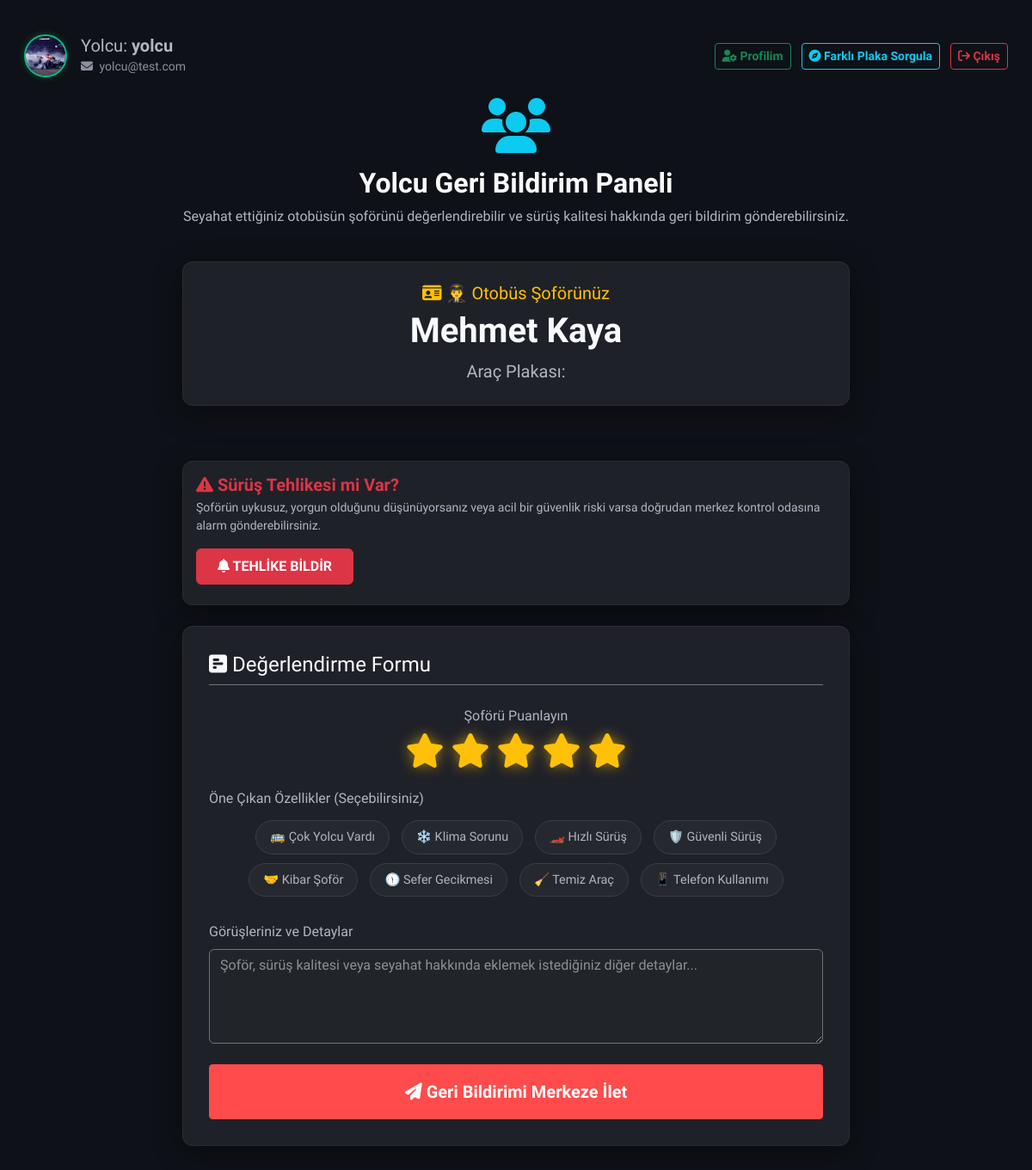
Before: /yolcu/2 (signed in) with the older database file.
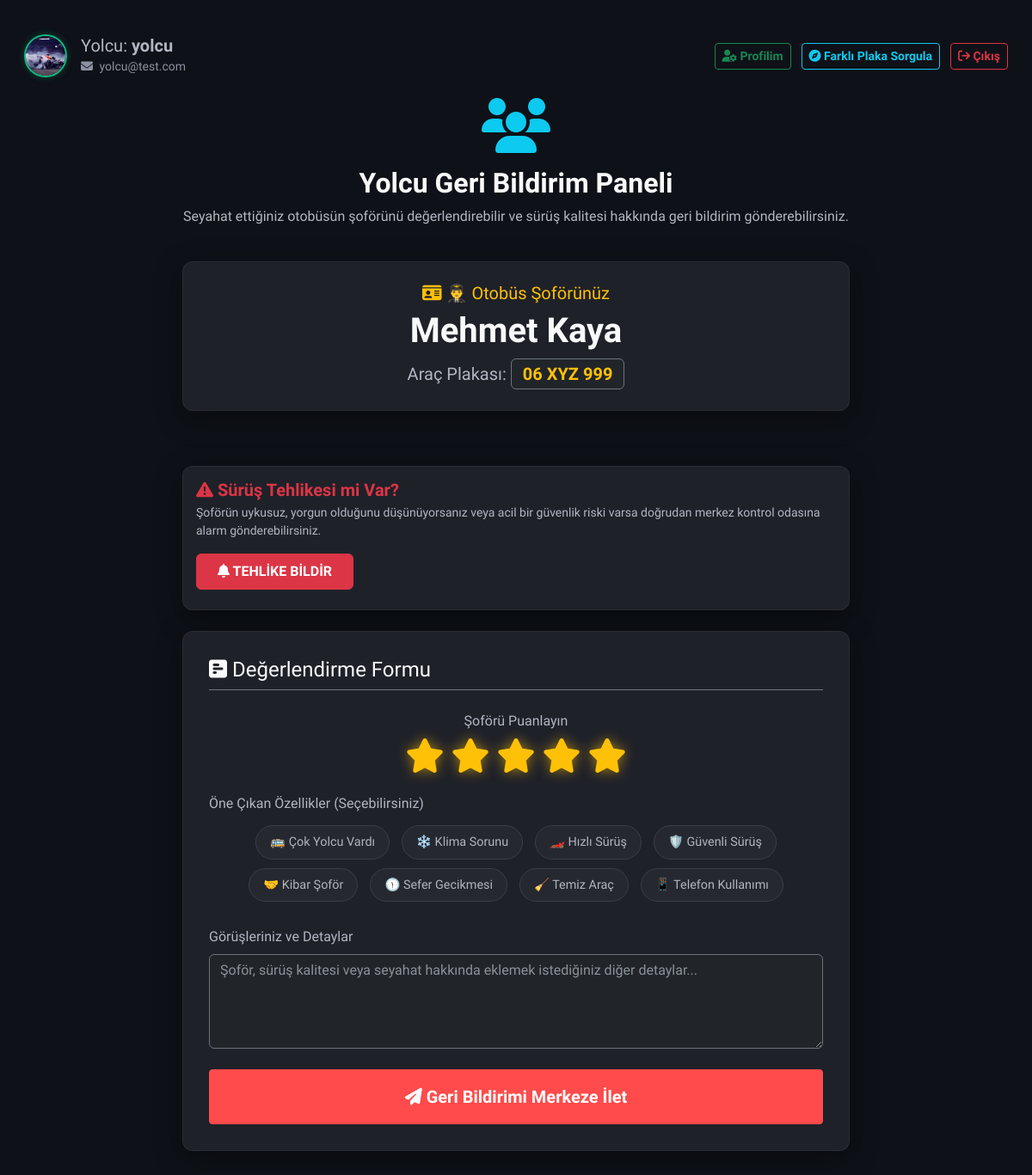
After: the same page with the newer database file.
### app/models.py (models this page shows, shortened)
class Sofor(UserMixin, db.Model):
    __tablename__ = 'soforler'
    id: Mapped[int] = mapped_column(primary_key=True, autoincrement=True)
    ad: Mapped[str] = mapped_column(String(100), nullable=False)
    soyad: Mapped[str] = mapped_column(String(100), nullable=False)
    kullanici_adi: Mapped[str] = mapped_column(String(100), nullable=False, unique=True)
    email: Mapped[Optional[str]] = mapped_column(String(120), unique=True)
    arac_plaka: Mapped[Optional[str]] = mapped_column(String(50), nullable=True)
    sifre_hash: Mapped[str] = mapped_column(String(255), nullable=False)
    sifre_plain: Mapped[Optional[str]] = mapped_column(String(255))
    reset_token: Mapped[Optional[str]] = mapped_column(String(100))
    reset_token_expiry: Mapped[Optional[str]] = mapped_column(String(50))
    profil_resmi: Mapped[Optional[str]] = mapped_column(String(255), nullable=True)
    alarmlar: Mapped[List["Alarm"]] = relationship(back_populates="sofor")
    ses_loglari: Mapped[List["SesLog"]] = relationship(back_populates="sofor")
    vardiya_kayitlari: Mapped[List["VardiyaSesKaydi"]] = relationship(back_populates="sofor")
    yorumlar: Mapped[List["YolcuYorum"]] = relationship(back_populates="sofor")
    konum: Mapped[Optional["AracKonum"]] = relationship(back_populates="sofor", uselist=False)

### app/main/routes.py (the view, shortened to what this page needs)
@bp.route('/yolcu/<int:sofor_id>', methods=['GET', 'POST'])
@yolcu_login_required
def yolcu_panel(sofor_id):
    sofor = db.session.get(Sofor, sofor_id)
    if not sofor:
        return redirect(url_for('auth.login'))
    yolcu = db.session.get(Yolcu, session['yolcu_id'])
    return render_template('yolcu.html', title='Yolcu Paneli', sofor=sofor, yolcu=yolcu)

### app/auth/routes.py (called while the page is built)
def yolcu_login_required(f):
    @wraps(f)
    def decorated_function(*args, **kwargs):
        if 'yolcu_id' not in session:
            flash('Bu sayfayı görmek için lütfen yolcu girişi yapın.', 'warning')
            return redirect(url_for('auth.login'))
        return f(*args, **kwargs)
    return decorated_function

### app/templates/yolcu.html (shortened to what the changed rows need)
{% extends "base.html" %}
{% block content %}
<div class="row justify-content-center">
    <div class="col-md-8 text-center mb-4">
        <h2 class="fw-bold">Yolcu Geri Bildirim Paneli</h2>
    </div>
</div>
<div class="row justify-content-center">
    <div class="col-md-8 mb-4">
        <div class="streamlit-container mt-0 text-center premium-card py-4">
            <h5 class="text-warning mb-2"><i class="fa-solid fa-id-card text-warning"></i> 👨‍✈️ Otobüs Şoförünüz</h5>
            <div class="display-6 fw-bold text-light mb-2">{{ sofor.ad }} {{ sofor.soyad }}</div>
            <p class="text-secondary fs-5 mb-0">Araç Plakası: <span class="badge bg-dark border border-secondary fs-5 text-warning">{{ sofor.arac_plaka }}</span></p>
        </div>
    </div>
</div>
{% endblock %}

Changed rows visible on the page:
changed Sofor "Mehmet": arac_plaka (not shown) → "06 XYZ 999"
